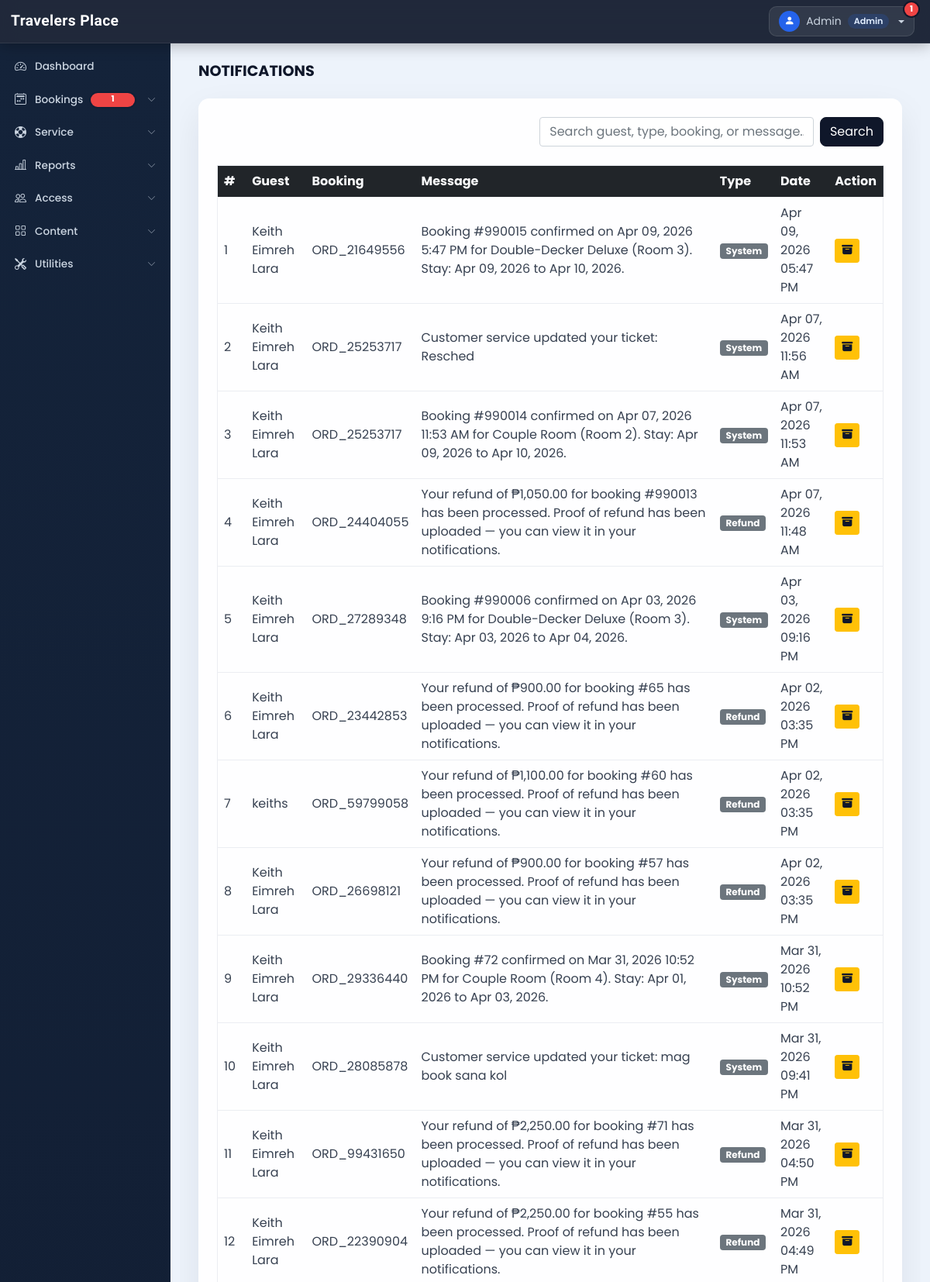
/admin/notifications.php (signed in, upper part), run on the app's committed database.
### tables this page shows
CREATE TABLE `notifications` (
  `id` int(11) NOT NULL AUTO_INCREMENT,
  `user_id` int(11) NOT NULL,
  `booking_id` int(11) NOT NULL,
  `message` text NOT NULL,
  `is_read` tinyint(1) DEFAULT 0,
  `created_at` timestamp NOT NULL DEFAULT current_timestamp(),
  `type` enum('booking','payment','refund','system') NOT NULL DEFAULT 'system',
  `is_archived` tinyint(1) NOT NULL DEFAULT 0,
  `archived_at` datetime DEFAULT NULL,
  PRIMARY KEY (`id`),
  KEY `user_id` (`user_id`),
  KEY `booking_id` (`booking_id`),
  KEY `type` (`type`),
  KEY `is_read` (`is_read`)
);

CREATE TABLE `user_cred` (
  `id` int(11) NOT NULL AUTO_INCREMENT,
  `name` varchar(100) NOT NULL,
  `email` varchar(150) NOT NULL,
  `address` varchar(120) NOT NULL,
  `phonenum` varchar(100) NOT NULL,
  `pincode` int(11) NOT NULL,
  `dob` date NOT NULL,
  `profile` varchar(100) NOT NULL,
  `password` varchar(200) NOT NULL,
  `is_verified` int(11) NOT NULL DEFAULT 0,
  `token` varchar(200) DEFAULT NULL,
  `t_expire` date DEFAULT NULL,
  `status` int(11) NOT NULL DEFAULT 1,
  `is_archived` tinyint(1) NOT NULL DEFAULT 0,
  `datentime` datetime NOT NULL DEFAULT current_timestamp(),
  `username` varchar(100) DEFAULT NULL,
  `verification_code` varchar(255) DEFAULT NULL,
  PRIMARY KEY (`id`),
  UNIQUE KEY `uniq_user_cred_username` (`username`)
);

CREATE TABLE `booking_order` (
  `booking_id` int(11) NOT NULL AUTO_INCREMENT,
  `user_id` int(11) NOT NULL,
  `room_id` int(11) NOT NULL,
  `check_in` date NOT NULL,
  `check_out` date NOT NULL,
  `arrival` int(11) NOT NULL DEFAULT 0,
  `refund` int(11) DEFAULT NULL,
  `booking_status` varchar(100) NOT NULL DEFAULT 'pending',
  `order_id` varchar(150) NOT NULL,
  `trans_id` varchar(200) DEFAULT NULL,
  `trans_amt` int(11) NOT NULL,
  `trans_status` varchar(100) NOT NULL DEFAULT 'pending',
  `trans_resp_msg` varchar(200) DEFAULT NULL,
  `rate_review` int(11) DEFAULT NULL,
  `datentime` datetime NOT NULL DEFAULT current_timestamp(),
  `is_archived` tinyint(1) NOT NULL DEFAULT 0,
  `payment_status` enum('pending','partial','paid') DEFAULT 'pending',
  `payment_proof` varchar(255) DEFAULT NULL,
  `refund_proof` varchar(255) DEFAULT NULL,
  `refund_amount` decimal(10,2) DEFAULT NULL,
  `amount_paid` decimal(10,2) DEFAULT 0.00,
  `confirmed_at` datetime DEFAULT NULL,
  `total_amt` decimal(10,2) DEFAULT 0.00,
  `downpayment` decimal(10,2) DEFAULT 0.00,
  `balance_due` decimal(10,2) DEFAULT 0.00,
  `promo_code` varchar(50) DEFAULT NULL,
  `discount_amount` decimal(10,2) DEFAULT 0.00,
  `booking_source` varchar(20) NOT NULL DEFAULT 'online',
  `created_by_admin` int(11) DEFAULT NULL,
  `walkin_note` text DEFAULT NULL,
  PRIMARY KEY (`booking_id`),
  KEY `user_id` (`user_id`),
  KEY `room_id` (`room_id`),
  CONSTRAINT `booking_order_ibfk_1` FOREIGN KEY (`user_id`) REFERENCES `user_cred` (`id`),
  CONSTRAINT `booking_order_ibfk_2` FOREIGN KEY (`room_id`) REFERENCES `rooms` (`id`)
);

### admin/inc/db_config.php (called while the page is built, shortened)
<?php
  function select($sql,$values,$datatypes)
  {
    $con = $GLOBALS['con'];
    if($stmt = mysqli_prepare($con,$sql))
    {
      if(!empty($values)){
        mysqli_stmt_bind_param($stmt,$datatypes,...$values);
      }
      if(mysqli_stmt_execute($stmt)){
        $res = mysqli_stmt_get_result($stmt);
        return $res;
      }
      else{
        mysqli_stmt_close($stmt);
        die("Query cannot be executed - Select");
      }
    }
    else{
      die("Query cannot be prepared - Select");
    }
  }
  require_once(__DIR__ . '/app_schema.php');

### admin/inc/app_schema.php (called while the page is built, shortened)
<?php
function appSchemaIndexExists(mysqli $con, string $table, string $index): bool
{
  $table = mysqli_real_escape_string($con, $table);
  $index = mysqli_real_escape_string($con, $index);
  $res = mysqli_query($con, "SHOW INDEX FROM `{$table}` WHERE Key_name = '{$index}'");
  return $res && mysqli_num_rows($res) > 0;
}

### admin/notifications.php (the view, shortened to what this page needs)
<?php
  require('inc/essentials.php');
  require('inc/db_config.php');
  $search = trim((string)($_GET['search'] ?? ''));
  $like = '%' . $search . '%';
  $notifications = [];
  $res = select(
    "SELECT n.*, uc.name AS guest_name, bo.order_id
     FROM `notifications` n
     LEFT JOIN `user_cred` uc ON uc.id = n.user_id
     LEFT JOIN `booking_order` bo ON bo.booking_id = n.booking_id
     WHERE n.is_archived = 0
       AND (n.message LIKE ? OR n.type LIKE ? OR COALESCE(uc.name,'') LIKE ? OR COALESCE(bo.order_id,'') LIKE ?)
     ORDER BY n.created_at DESC, n.id DESC",
    [$like, $like, $like, $like],
    'ssss'
  );
  while ($row = mysqli_fetch_assoc($res)) {
    $notifications[] = $row;
  }
?>
<!DOCTYPE html>
<html lang="en">
<head>
  <?php require('inc/links.php'); ?>
</head>
<body class="bg-light">
  <?php require('inc/header.php'); ?>
  <div class="container-fluid" id="main-content">
    <div class="row">
      <div class="col-lg-10 ms-auto p-4 overflow-hidden">
        <h3 class="mb-4">NOTIFICATIONS</h3>
        <div class="card border-0 shadow-sm mb-4">
          <div class="card-body">
            <form class="mb-4">
              <div class="row g-2">
                <div class="col-md-5 ms-auto">
                  <input type="text" name="search" class="form-control shadow-none" value="<?php echo htmlspecialchars($search); ?>" placeholder="Search guest, type, booking, or message...">
                </div>
                <div class="col-md-auto">
                  <button class="btn btn-dark shadow-none" type="submit">Search</button>
                </div>
              </div>
            </form>
            <div class="table-responsive">
              <table class="table table-hover border align-middle">
                <thead>
                  <tr class="bg-dark text-light">
                    <th>#</th>
                    <th>Guest</th>
                    <th>Booking</th>
                    <th>Message</th>
                    <th>Type</th>
                    <th>Date</th>
                    <th>Action</th>
                  </tr>
                </thead>
                <tbody>
                  <?php if (empty($notifications)): ?>
                    <tr>
                      <td colspan="7" class="text-center py-4 text-muted">No notifications found.</td>
                    </tr>
                  <?php else: ?>
                    <?php foreach ($notifications as $index => $notification): ?>
                      <tr>
                        <td><?php echo $index + 1; ?></td>
                        <td><?php echo htmlspecialchars($notification['guest_name'] ?: ('User #' . (int)$notification['user_id'])); ?></td>
                        <td><?php echo !empty($notification['order_id']) ? htmlspecialchars($notification['order_id']) : '-'; ?></td>
                        <td style="min-width: 320px;"><?php echo nl2br(htmlspecialchars($notification['message'])); ?></td>
                        <td><span class="badge bg-secondary"><?php echo htmlspecialchars(ucfirst($notification['type'])); ?></span></td>
                        <td><?php echo date('M d, Y h:i A', strtotime($notification['created_at'])); ?></td>
                        <td>
                          <button type="button" class="btn btn-warning btn-sm shadow-none" onclick="archiveNotification(<?php echo (int)$notification['id']; ?>)">
                            <i class="bi bi-archive-fill"></i>
                          </button>
                        </td>
                      </tr>
                    <?php endforeach; ?>
                  <?php endif; ?>
                </tbody>
              </table>
            </div>
          </div>
        </div>
      </div>
    </div>
  </div>
</body>
</html>

### admin/css/common.css (style rules this page uses)
:root { --teal: #2ec1ac; --teal_hover: #279e8c; }
* { font-family: 'Poppins', sans-serif; }
body.bg-light { background: linear-gradient(135deg, #f5f7fa 0%, #c3cfe2 100%); min-height: 100vh; }

### admin/css/layout.css (style rules this page uses)
:root { --sidebar-bg: #0f172a; --sidebar-hover: rgba(255,255,255,0.07); --sidebar-active-bg: #1e3a5f; --sidebar-text: #cbd5e1; --sidebar-text-active: #fff; --navbar-bg: rgba(15,23,42,0.95); --sidebar-width: 220px; --navbar-height: 56px; --accent: #3b82f6; }
body { background: #f1f5f9 !important; padding-top: var(--navbar-height) !important; padding-left: var(--sidebar-width) !important; }
#main-content > .row { margin: 0; }
#main-content > .row > [class*="col-"] { max-width: 100% !important; width: 100% !important; flex: 0 0 100% !important; margin-left: 0 !important; padding-right: 0; }
#main-content .card { background: #fff; border: none !important; border-radius: 14px; box-shadow: 0 2px 16px rgba(0,0,0,0.07); }
#main-content .card-body { padding: 1.5rem; }
#main-content h3 { font-size: 1.2rem; font-weight: 700; color: #0f172a; }
.btn-dark { background: #0f172a; border-color: #0f172a; border-radius: 8px; }
#main-content .table { color: #374151; }
#main-content .table thead { background: #0f172a; color: #fff; }

### admin/css/admin-theme.css (style rules this page uses)
:root { --admin-accent: #2563eb; --admin-accent-rgb: 37, 99, 235; --admin-sidebar-bg: #14233a; --admin-sidebar-bg-strong: #0f172a; --admin-navbar-bg: rgba(15, 23, 42, 0.92); --admin-page-bg: #edf3fb; --admin-surface: rgba(255, 255, 255, 0.96); --admin-surface-muted: #f8fbff; --admin-border: rgba(148, 163, 184, 0.28); --admin-text: #0f172a; --admin-text-muted: #64748b; --admin-card-shadow: 0 18px 45px rgba(15, 23, 42, 0.08); --admin-menu-bg: #132136; --admin-menu-border: rgba(255, 255, 255, 0.08); --admin-menu-text: #d7e1ee; --admin-menu-text-muted: #94a3b8; --admin-sidebar-text: #d7e1ee; --admin-sidebar-text-active: #ffffff; --admin-sidebar-hover: rgba(255, 255, 255, 0.08); --admin-sidebar-active-bg: rgba(37, 99, 235, 0.18); --admin-login-bg: radial-gradient(circle at top left, rgba(37, 99, 235, 0.18), transparent 32%), radial-gradient(circle at bottom right, rgba(59, 130, 246, 0.12), transparent 28%), linear-gradient(135deg, #f7fbff 0%, #e9f0f9 52%, #dde7f3 100%); --admin-login-card: rgba(255, 255, 255, 0.92); --admin-login-card-border: rgba(255, 255, 255, 0.86); --admin-login-input: rgba(248, 250, 252, 0.98); --admin-login-input-border: #d7e2ee; --admin-login-input-text: #102033; --admin-login-muted: #607086; --admin-login-toggle-bg: rgba(255, 255, 255, 0.82); --admin-login-shadow: 0 25px 65px rgba(15, 23, 42, 0.14); }
body:not(.admin-auth-page) { background: var(--admin-page-bg) !important; color: var(--admin-text); transition: background-color 0.25s ease, color 0.25s ease; }
#main-content .card, .modal-content, .offcanvas, .dropdown-menu:not(.profile-dropdown):not(.theme-dropdown-menu) { background: var(--admin-surface) !important; color: var(--admin-text) !important; border-color: var(--admin-border) !important; box-shadow: var(--admin-card-shadow) !important; }
.btn-success, .btn-danger, .btn-warning, .btn-info, .btn-secondary, .btn-dark { color: #ffffff !important; }
.btn-warning, .btn-info { color: #0f172a !important; }
#main-content .badge.bg-danger, #main-content .badge.bg-success, #main-content .badge.bg-primary, #main-content .badge.bg-secondary, .modal-content .badge.bg-danger, .modal-content .badge.bg-success, .modal-content .badge.bg-primary, .modal-content .badge.bg-secondary, .admin-count-badge { color: #ffffff !important; }
#main-content .border, #main-content .border-top, #main-content .border-bottom, #main-content .border-start, #main-content .border-end, .modal-content .border, .modal-content .border-top, .modal-content .border-bottom, .modal-content .border-start, .modal-content .border-end { border-color: rgba(148, 163, 184, 0.18) !important; }

### data on the page
notifications: user_cred.name "Keith Eimreh Lara", booking_order.order_id "ORD_21649556", message "Booking #990015 confirmed on Apr 09, 2026 5:47 PM for Double-Decker Deluxe (Room 3). Stay: Apr 09, 2026 to Apr 10, 2026.", type "System", created_at "Apr 09, 2026 05:47 PM"
notifications: user_cred.name "Keith Eimreh Lara", booking_order.order_id "ORD_25253717", message "Customer service updated your ticket: Resched", type "System", created_at "Apr 07, 2026 11:56 AM"
notifications: user_cred.name "Keith Eimreh Lara", booking_order.order_id "ORD_25253717", message "Booking #990014 confirmed on Apr 07, 2026 11:53 AM for Couple Room (Room 2). Stay: Apr 09, 2026 to Apr 10, 2026.", type "System", created_at "Apr 07, 2026 11:53 AM"
notifications: user_cred.name "Keith Eimreh Lara", booking_order.order_id "ORD_24404055", message "Your refund of ₱1,050.00 for booking #990013 has been processed. Proof of refund has been uploaded — you can view it in your notifications.", type "Refund", created_at "Apr 07, 2026 11:48 AM"
notifications: user_cred.name "Keith Eimreh Lara", booking_order.order_id "ORD_27289348", message "Booking #990006 confirmed on Apr 03, 2026 9:16 PM for Double-Decker Deluxe (Room 3). Stay: Apr 03, 2026 to Apr 04, 2026.", type "System", created_at "Apr 03, 2026 09:16 PM"
notifications: user_cred.name "Keith Eimreh Lara", booking_order.order_id "ORD_23442853", message "Your refund of ₱900.00 for booking #65 has been processed. Proof of refund has been uploaded — you can view it in your notifications.", type "Refund", created_at "Apr 02, 2026 03:35 PM"
notifications: user_cred.name "keiths", booking_order.order_id "ORD_59799058", message "Your refund of ₱1,100.00 for booking #60 has been processed. Proof of refund has been uploaded — you can view it in your notifications.", type "Refund", created_at "Apr 02, 2026 03:35 PM"
notifications: user_cred.name "Keith Eimreh Lara", booking_order.order_id "ORD_26698121", message "Your refund of ₱900.00 for booking #57 has been processed. Proof of refund has been uploaded — you can view it in your notifications.", type "Refund", created_at "Apr 02, 2026 03:35 PM"
notifications: user_cred.name "Keith Eimreh Lara", booking_order.order_id "ORD_29336440", message "Booking #72 confirmed on Mar 31, 2026 10:52 PM for Couple Room (Room 4). Stay: Apr 01, 2026 to Apr 03, 2026.", type "System", created_at "Mar 31, 2026 10:52 PM"
notifications: user_cred.name "Keith Eimreh Lara", booking_order.order_id "ORD_28085878", message "Customer service updated your ticket: mag book sana kol", type "System", created_at "Mar 31, 2026 09:41 PM"
notifications: user_cred.name "Keith Eimreh Lara", booking_order.order_id "ORD_99431650", message "Your refund of ₱2,250.00 for booking #71 has been processed. Proof of refund has been uploaded — you can view it in your notifications.", type "Refund", created_at "Mar 31, 2026 04:50 PM"
notifications: user_cred.name "Keith Eimreh Lara", booking_order.order_id "ORD_22390904", message "Your refund of ₱2,250.00 for booking #55 has been processed. Proof of refund has been uploaded — you can view it in your notifications.", type "Refund", created_at "Mar 31, 2026 04:49 PM"

### other printed values
$admin_name "Admin"
$admin_role "Admin"
$admin_total_attention_count "1"
